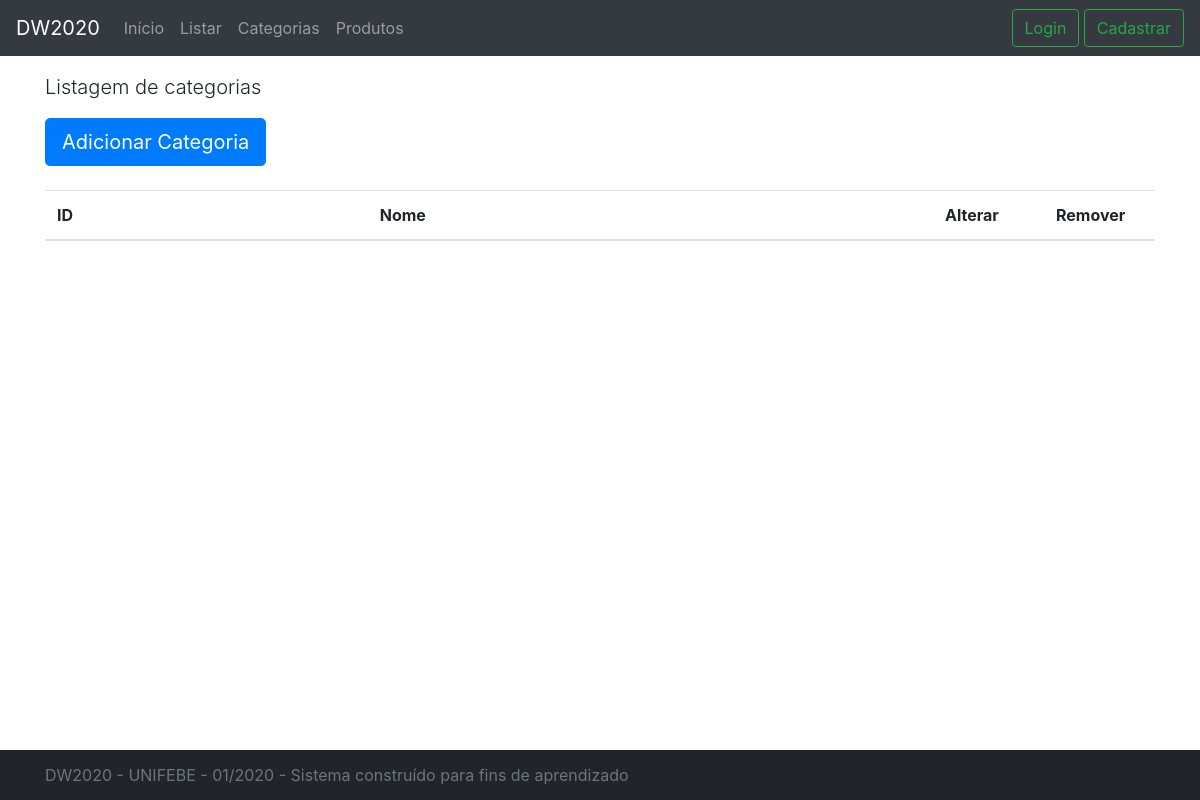
The app's page /categoria.php, older data.
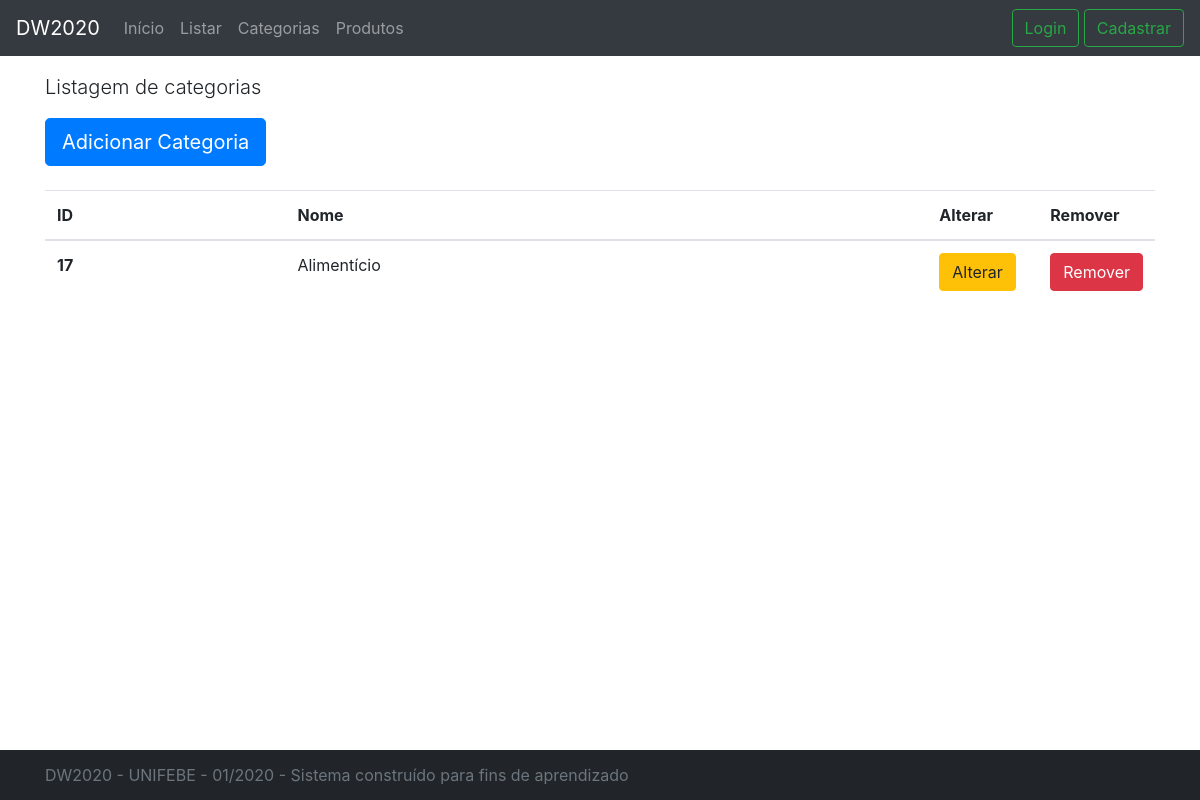
The same page, newer data.
### tables this page shows
CREATE TABLE "categoria" (
	"id"	INTEGER NOT NULL,
	"nome"	TEXT,
	PRIMARY KEY("id" AUTOINCREMENT)
);

### categoria.php (the view, shortened to what this page needs)
<?php
$conexao = new PDO('sqlite:dw.db');
$query = "SELECT * FROM categoria";
$result = $conexao->query($query);
$result = $result->fetchAll();
?>
<!doctype html>
<html lang="pt-br">
<head>
  <link href="css/bootstrap.css" rel="stylesheet">
  <link href="css/navbar-top-fixed.css" rel="stylesheet">
  <link href="css/sticky-footer.css" rel="stylesheet">
</head>
<body>
  <?php require_once 'nav.php' ?>
  <main role="main" class="container">
    <p class="lead">Listagem de categorias</p>
    <a class="btn btn-primary btn-lg mb-4" href="nova_categoria.php">Adicionar Categoria</a>
    <table class="table">
      <thead>
        <tr>
          <th scope="col">ID</th>
          <th scope="col">Nome</th>
          <th style="width: 10%" scope="col">Alterar</th>
          <th style="width: 10%" scope="col">Remover</th>
        </tr>
      </thead>
      <tbody>
        <?php
        foreach ($result as $r) {
        ?>
          <tr>
            <th scope="row"><?php echo $r['id']?></th>
            <td><?php echo $r['nome']?></td>
            <td><a href="editar_categoria.php?id=<?php echo $r['id'] ?>" class="btn btn-warning">Alterar</a></td>
            <td><a href="remover_categoria.php?id=<?php echo $r['id'] ?>" class="btn btn-danger">Remover</a></td>
          </tr>
        <?php
        }
        ?>
      </tbody>
    </table>
  </main>
  <?php require_once 'footer.php' ?>
</body>
</html>

Row changes from the older to the newer data that the page shows:
added categoria: id "17", nome "Alimentício"
